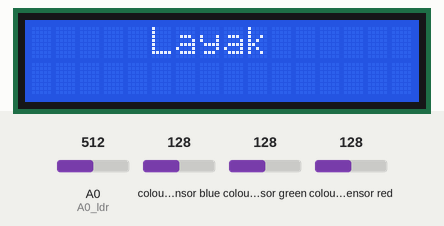
This program was run on a simulated Arduino Uno, built with avr-gcc and run on an emulated ATmega328P. On the bench: 16×2 character LCD. Wiring (inferred from the names in the program): TCS3200 colour sensor: output pin 12; S2 pin 10; S3 pin 11; S0 pin 8; S1 pin 9. The test bench sets the inputs (shaded band); at power-on: A0 (A0_ldr) = 512, colour sensor blue 128, colour sensor green 128, colour sensor red 128. What the program prints to the serial monitor is not drawn.

Above: at 1.2 s.
1.3 s: A0 (A0_ldr) set to 565
3.2 s: A0 (A0_ldr) set to 591
At 5.2 s:
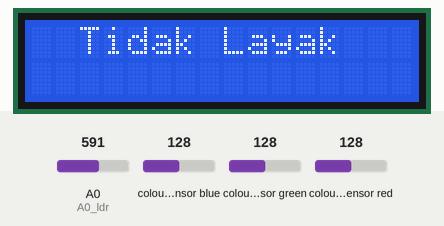
5.6 s: A0 (A0_ldr) set to 306
At 7.0 s:
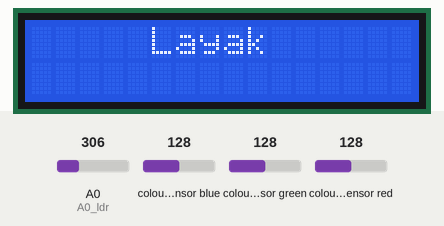
7.6 s: A0 (A0_ldr) set to 137
9.3 s: A0 (A0_ldr) set to 117
At 11.1 s:
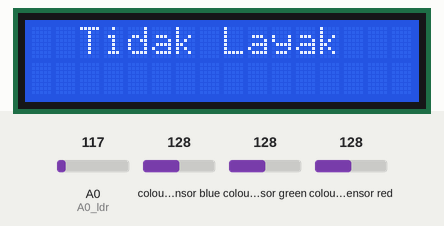
Timing chart, 0 to 12.6 s (numbered marks = the images above; inputs shaded):
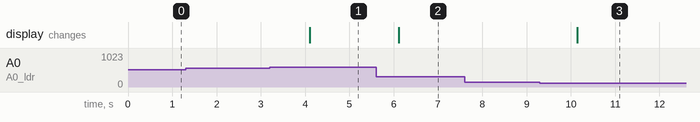

The program:

main.cpp
```cpp
#include <Arduino.h>
#include <Wire.h>
#include <LiquidCrystal_I2C.h>
#include "classifier.h"

#define s0_color 8
#define s1_color 9
#define s2_color 10
#define s3_color 11
#define out_color 12
#define A0_ldr A0

Eloquent::ML::Port::GaussianNB model;
LiquidCrystal_I2C lcd(0x27,16,2);

void setup() {
  Serial.begin(9600);

  pinMode(s0_color,OUTPUT);
  pinMode(s1_color,OUTPUT);
  pinMode(s2_color,OUTPUT);
  pinMode(s3_color,OUTPUT);
  pinMode(out_color,INPUT);
  pinMode(A0_ldr, INPUT);

  digitalWrite(s0_color,HIGH);
  digitalWrite(s1_color,HIGH);

  lcd.init();
	lcd.backlight();
	lcd.clear();
}

void loop() {
  float Sample[2] = {};

  Sample[0] = analogRead(A0_ldr);
  Serial.print("Intensity=");
  Serial.println(Sample[0]);

  digitalWrite(s2_color,LOW);
  digitalWrite(s3_color,LOW);
  Sample[1] =pulseIn(out_color,LOW);
  Serial.print("Red value= ");
  Serial.println(Sample[1]);

  int predict = model.predict(Sample);
  Serial.print("Predict= ");
  Serial.println(predict);

  if (predict == 0) {
    lcd.clear();
    lcd.setCursor(5, 0);
    lcd.print("Layak");
  }
  else if (predict == 1) {
    lcd.clear();
    lcd.setCursor(2, 0);
    lcd.print("Tidak Layak");
  }

  Serial.println();
  Serial.println();

  delay(2000);
}
```

classifier.h
```cpp
#pragma once
#include <stdarg.h>
namespace Eloquent {
    namespace ML {
        namespace Port {
            class GaussianNB {
                public:
                    /**
                    * Predict class for features vector
                    */
                    int predict(float *x) {
                        float votes[2] = { 0.0f };
                        float theta[2] = { 0 };
                        float sigma[2] = { 0 };
                        theta[0] = 357.151515151515; theta[1] = 31.030303030303;
                        sigma[0] = 59.219475715477; sigma[1] = 21.120302161758;
                        votes[0] = 0.458333333333 - gauss(x, theta, sigma);
                        theta[0] = 521.282051282051; theta[1] = 47.615384615385;
                        sigma[0] = 2952.202506670535; sigma[1] = 19.313617781647;
                        votes[1] = 0.541666666667 - gauss(x, theta, sigma);
                        // return argmax of votes
                        uint8_t classIdx = 0;
                        float maxVotes = votes[0];

                        for (uint8_t i = 1; i < 2; i++) {
                            if (votes[i] > maxVotes) {
                                classIdx = i;
                                maxVotes = votes[i];
                            }
                        }

                        return classIdx;
                    }

                    /**
                    * Predict readable class name
                    */
                    const char* predictLabel(float *x) {
                        return idxToLabel(predict(x));
                    }

                    /**
                    * Convert class idx to readable name
                    */
                    const char* idxToLabel(uint8_t classIdx) {
                        switch (classIdx) {
                            case 0:
                            return "Layak";
                            case 1:
                            return "Tidak Layak";
                            default:
                            return "Houston we have a problem";
                        }
                    }

                protected:
                    /**
                    * Compute gaussian value
                    */
                    float gauss(float *x, float *theta, float *sigma) {
                        float gauss = 0.0f;

                        for (uint16_t i = 0; i < 2; i++) {
                            gauss += log(sigma[i]);
                            gauss += abs(x[i] - theta[i]) / sigma[i];
                        }

                        return gauss;
                    }
                };
            }
        }
    }
```

Measured:
- the behaviour switches between 583 and 584 on A0 (A0_ldr) (found by bisection; images 0 and 1)
- the behaviour switches between 124 and 123 on A0 (A0_ldr) (found by bisection; images 2 and 3)
- after the input at 1.3 s, every drawn part: stays the same
- after the input at 3.2 s, the display: changes after 0.91 s (image 1)
- after the input at 5.6 s, the display: changes after 0.52 s (image 2)
- after the input at 7.6 s, every drawn part: stays the same
- after the input at 9.3 s, the display: changes after 0.84 s (image 3)
